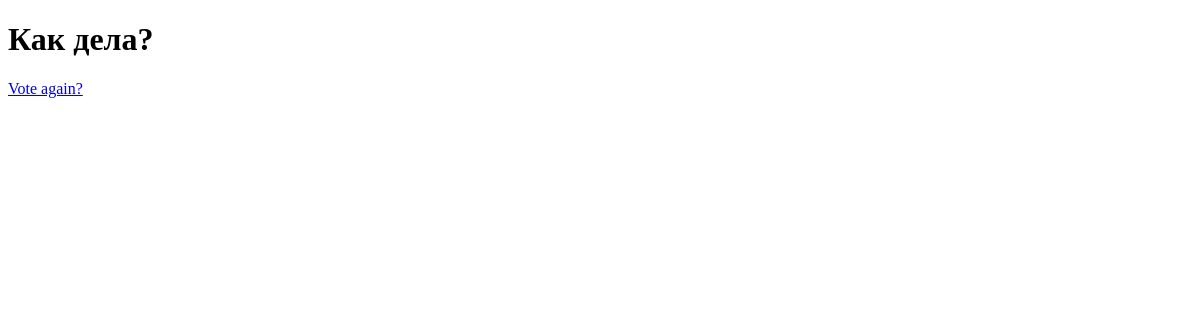
The app's page /polls/1/results/, older data.
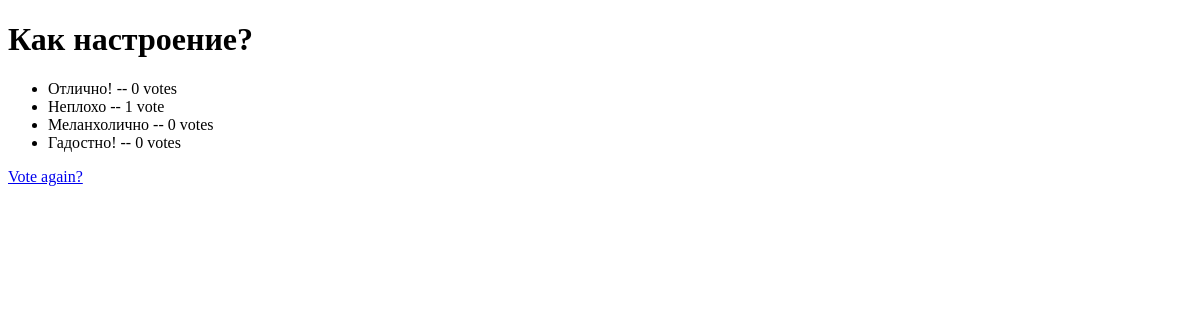
The same page, newer data.
### polls/models.py (models this page shows, shortened)
class Question(models.Model):
    question_text = models.CharField(max_length=200)
    pub_date = models.DateTimeField("date published")

class Choice(models.Model):
    question = models.ForeignKey(Question, on_delete=models.CASCADE)
    choice_text = models.CharField(max_length=200)
    votes = models.IntegerField(default=0)

### polls/views.py (the view)
# urls.py: path("<int:pk>/results/", views.ResultsView.as_view(), name="results"),
class ResultsView(generic.DetailView):
    model = Question
    template_name = "polls/results.html"

### polls/templates/polls/results.html (shortened to what this page needs)
<!DOCTYPE html>
<html lang="en">
<head>
</head>
<body>
<h1>{{ question.question_text }}</h1>
<ul>
{% for choice in question.choice_set.all %}
    <li>{{ choice.choice_text }} -- {{ choice.votes }} vote{{ choice.votes|pluralize }}</li>
{% endfor %}
</ul>
<a href="{% url 'polls:detail' question.id %}">Vote again?</a>
</body>
</html>

Row changes from the older to the newer data that the page shows:
changed Question: question_text "Как дела?" → "Как настроение?"
added Choice: choice_text "Отлично!", votes "0"
added Choice: choice_text "Неплохо", votes "1"
added Choice: choice_text "Меланхолично", votes "0"
added Choice: choice_text "Гадостно!", votes "0"
